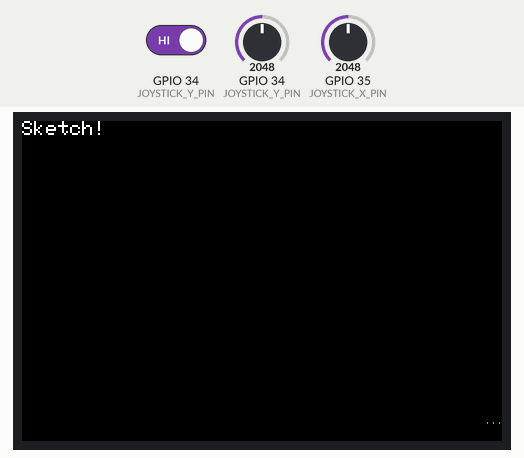
Bench run of a sketch on a simulated ESP32. Parts: 480×320 colour display. The test bench sets the inputs (shaded band); at power-on: GPIO 34 (JOYSTICK_Y_PIN) HIGH, GPIO 35 (JOYSTICK_X_PIN) = 2048, GPIO 34 (JOYSTICK_Y_PIN) = 2048.

Above: at 1.5 s.
1.6 s: GPIO 34 (JOYSTICK_Y_PIN) driven LOW
4.6 s: GPIO 34 (JOYSTICK_Y_PIN) driven HIGH
6.2 s: GPIO 35 (JOYSTICK_X_PIN) set to 491
7.7 s: GPIO 34 (JOYSTICK_Y_PIN) driven LOW
Timing chart, 0 to 10.7 s (numbered marks = the images above; inputs shaded):
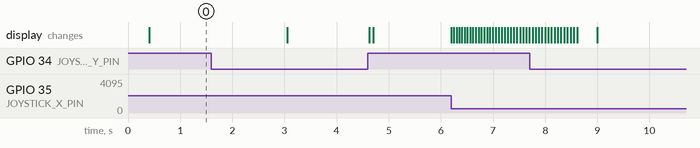

The sketch:

ENGG200RetroSpaceInvadersPlayerMoving.ino
```cpp
#include <TFT_eSPI.h>

//create the screen variable from the library
TFT_eSPI tft = TFT_eSPI();

// Set up variables for the cursor and counter. Cursor starts in the middle of the screen.
float cursorX = 240.0;
float cursorY = 160.0;
int resetCount = 0;

// Setting the joystick pins here so we can easily change them
#define JOYSTICK_X_PIN A7
#define JOYSTICK_Y_PIN A6
#define JOYSTICK_BUTTON_PIN 34

// Define colours in 4-digit hex
#define BLACK 0x0000
#define BLUE 0x001F
#define RED 0xF800
#define GREEN 0x07E0
#define CYAN 0x07FF
#define MAGENTA 0xF81F
#define YELLOW 0xFFE0
#define WHITE 0xFFFF

void setup() {

  // Initalize the screen and set the orientation correctly, then make sure it's clear.
  tft.begin();
  tft.setRotation(3);
  tft.fillScreen(BLACK);

  // Set the cursor to the top left of the screen and print some text.
  tft.setCursor(0, 0);
  tft.setTextColor(WHITE);
  tft.setTextSize(2);
  tft.println("Sketch!");

  // Tell the arduino that the joystick button is on pin 9 and write it high so it gets set to 0 when pushed.
  // If you'd like to learn more about this check out the Elegoo documentation on the Joystick.
  pinMode(JOYSTICK_BUTTON_PIN, INPUT);
  digitalWrite(JOYSTICK_BUTTON_PIN, HIGH);
}

void loop() {
  // Read input and map change the range from 0 - 1023 to -0.05 to 0.05. map() only creates integers.
  float JoyStickX = map(analogRead(JOYSTICK_X_PIN), 0, 1023, -1000, 1000)/2500.0; //50 is speed variable
  float JoyStickY = map(analogRead(JOYSTICK_Y_PIN), 0, 1023, -1000, 1000)/20000.0;

  // Update cursor position
  cursorY = cursorY + JoyStickY;
  cursorX = cursorX + JoyStickX;

  // Limit the cursor to the bounds of the screen
  cursorX = constrain(cursorX, 0,480);
  cursorY = constrain(cursorY, 0,320);

  // Read the pin for the button in the joystick, and if pressed add one to resetCount. Otherwise, reset it to 0.
  if (digitalRead(JOYSTICK_BUTTON_PIN) == 0) resetCount += 1;
  else resetCount = 0;

  // If the button has been held for around a second, reset the canvas.
  if (resetCount > 1000) {
    tft.fillScreen(BLACK);

    tft.setCursor(0, 0);
    tft.setTextColor(WHITE);
    tft.setTextSize(2);
    tft.println("Sketch!");

    cursorX = 240.0;
    cursorY = 160.0;
  }

  // Finally, draw a pixel where the cursor currently is
  tft.drawRect(int(cursorX), 300, 20, 4, GREEN);
  tft.fillRect(int(cursorX), 300, 20, 4, GREEN);

  tft.drawRect(int(cursorX-20), 300, 20, 4, BLACK); //erase pixels beside
  tft.drawRect(int(cursorX+20), 300, 20, 4, BLACK); //erase pixels beside
}
```
